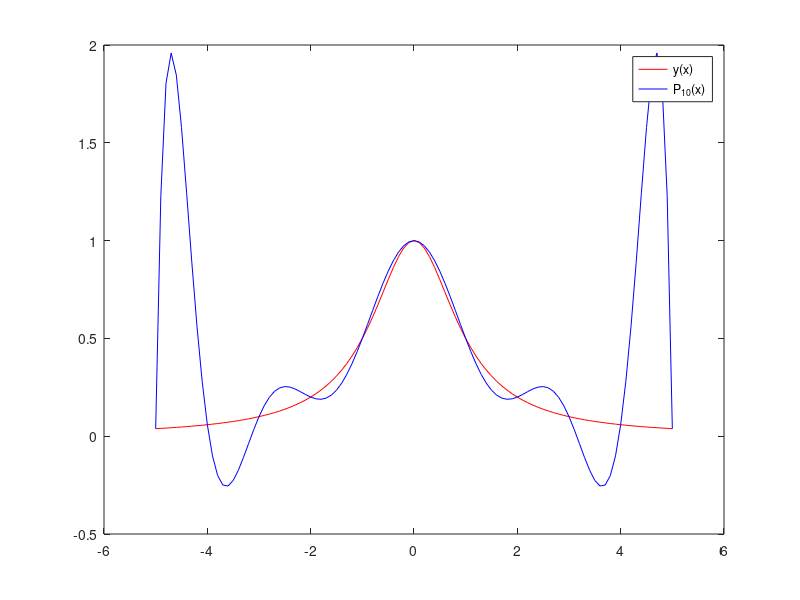

This chart was generated by the following MATLAB code:
x = linspace(-5,5,11);
y = 1./(1+x.^2);

x1=-5:0.1:5;
y1=1./(1+x1.^2);
plot(x1,y1,'r');

w = length(x);
n = w-1;
L = zeros(w,w);
for k=1:n+1
    V=1;
    for j=1:n+1
        if j~=k
            V=conv(V,poly(x(j)))/(x(k)-x(j));
        end
    end
    L(k,:)=V;
end
C = y*L;

x2=-5:0.1:5;
p = zeros(11,length(x2));
for i=1:length(x2)
    for j=1:11
        p(j,i)=x2(i)^(11-j);
    end
end

y2 = C*p;
hold on 
plot(x2,y2,'b')
legend("y(x)", "P_1_0(x)");
